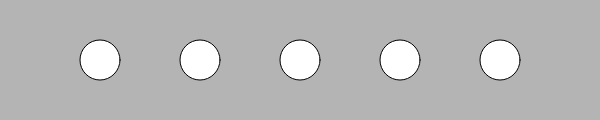
Frame 1 (no input)
Frame 60 (no input): identical to frame 1, image omitted
Frame 120 (the mouse pressed at the canvas centre since frame 60): identical to frame 1, image omitted

The p5.js sketch that drew this single still picture (run headless with seeded random() and noise() and a simulated clock; from frame 60 on, the mouse is pressed at the canvas centre):

// p5.js sketch
// ── sketch.js
function setup( ){
  createCanvas(600,120);
}

function draw( ){
  background(180);
  var x = 100;// declare and initialize a variable for the x location

  while(x<width){ // as long as x is less that the canvas width
    ellipse(x,60,40,40); //draw an ellipse at that x location
    x=x+100//increase the value of x by 100
  }

}
